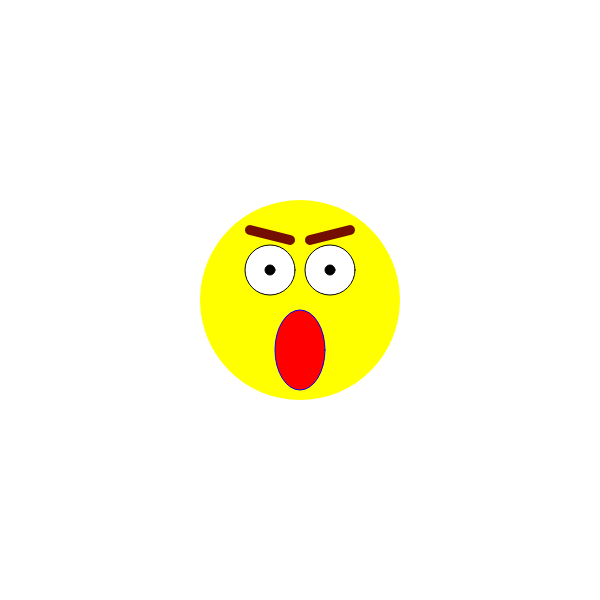
Frame 1 (no input)
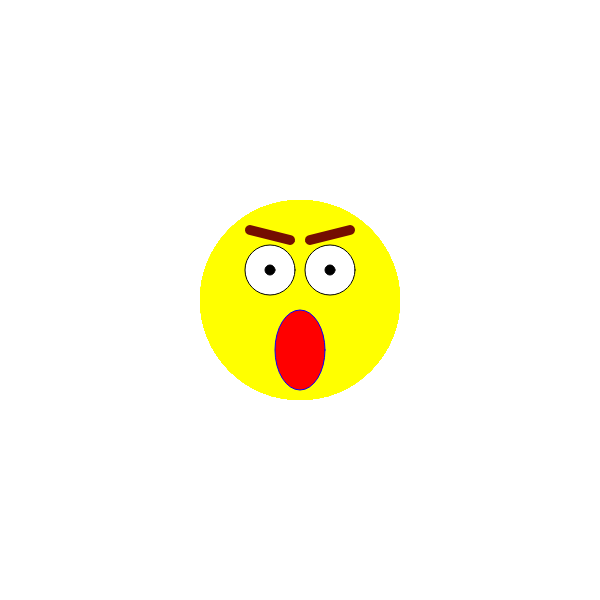
Frame 60 (no input)
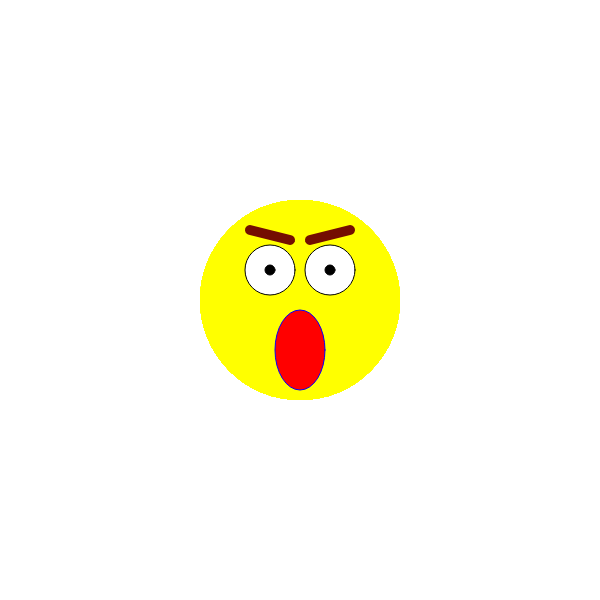
Frame 120 (the mouse pressed at the canvas centre since frame 60)

The p5.js sketch that drew these frames (run headless with seeded random() and noise() and a simulated clock; from frame 60 on, the mouse is pressed at the canvas centre):

// p5.js sketch
// ── sketch.js
/*
Learn how to remove, draw and color outlines. Understand what makes draw and 
setup so special.

Learning outcomes:

1. When working with computer graphics outlines are called "strokes".
2. We can tell the computer to have no outlines or we can tell the computer to
   color in our outlines using RGB color.
3. When working with computer graphics the thickness of lines and outlines is 
   often referred to as "weight". You may have seen this term in your CSS class.
4. The weight of outlines is measured in pixels.
5. The "draw" function is a really special function. It runs over and over
   again. This let's us do really cool things like animation. We'll learn
   more about this later!
6. The "setup" function is also special but it only gets run once.

Exercise: Coding is easy, I want smore!
*/

var setup = function() {
  	createCanvas(600, 600);
};

var draw = function() {
	// 1. remove the outline around my yellow face
	// notice how much this changes my smiley!
	// where are my eye brows?
	noStroke();

	// 5. need to reset the stroke weight
	// this ends up being a great time to talk about why the draw function
	// is a special function!
	strokeWeight(1);

	// yellow face
	fill(255, 255, 0);
	// use a circle as the face
	ellipse(300, 300, 200, 200);
	
	// 2. add a black outline to my eyes
	stroke(0, 0, 0);

	// white eyes
	fill(255, 255, 255);
	// eyes
	ellipse(270, 270, 50, 50);
	ellipse(330, 270, 50, 50);

	// black pupils
	fill(0, 0, 0);
	// pupils
	ellipse(270, 270, 10, 10);
	ellipse(330, 270, 10, 10);	

	// 3. change the color of the outline for my mouth
	stroke(0, 0, 255);
	
	// red mouth
	fill(255, 0, 0);
	// mouth
	ellipse(300, 350, 50, 80);

	// 4. give my smiley thick eye brows
	strokeWeight(10);
	stroke(116, 14, 1);

	// eye brows
	line(250, 230, 290, 240);
	line(350, 230, 310, 240);
};
